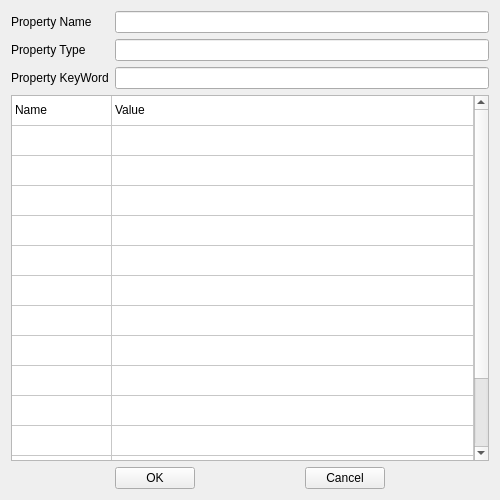
<?xml version="1.0" encoding="UTF-8"?>
<ui version="4.0">
 <class>GUIPropertyDialog</class>
 <widget class="QWidget" name="GUIPropertyDialog">
  <property name="geometry">
   <rect>
    <x>0</x>
    <y>0</y>
    <width>500</width>
    <height>500</height>
   </rect>
  </property>
  <property name="minimumSize">
   <size>
    <width>500</width>
    <height>500</height>
   </size>
  </property>
  <property name="windowTitle">
   <string>Form</string>
  </property>
  <layout class="QGridLayout" name="gridLayout">
   <item row="0" column="0">
    <widget class="QLabel" name="labelName">
     <property name="text">
      <string>Property Name</string>
     </property>
    </widget>
   </item>
   <item row="0" column="1">
    <widget class="QLineEdit" name="lineEditName"/>
   </item>
   <item row="1" column="0">
    <widget class="QLabel" name="labelType">
     <property name="text">
      <string>Property Type</string>
     </property>
    </widget>
   </item>
   <item row="1" column="1">
    <widget class="QLineEdit" name="lineEditType"/>
   </item>
   <item row="2" column="0">
    <widget class="QLabel" name="labelPropertyID">
     <property name="text">
      <string>Property KeyWord</string>
     </property>
    </widget>
   </item>
   <item row="2" column="1">
    <widget class="QLineEdit" name="lineEditPropertyID">
     <property name="text">
      <string/>
     </property>
     <property name="readOnly">
      <bool>true</bool>
     </property>
     <property name="placeholderText">
      <string/>
     </property>
    </widget>
   </item>
   <item row="3" column="0" colspan="2">
    <widget class="QTableWidget" name="tableWidgetValue">
     <property name="cornerButtonEnabled">
      <bool>true</bool>
     </property>
     <property name="rowCount">
      <number>15</number>
     </property>
     <attribute name="horizontalHeaderVisible">
      <bool>false</bool>
     </attribute>
     <attribute name="horizontalHeaderCascadingSectionResizes">
      <bool>false</bool>
     </attribute>
     <attribute name="horizontalHeaderShowSortIndicator" stdset="0">
      <bool>false</bool>
     </attribute>
     <attribute name="horizontalHeaderStretchLastSection">
      <bool>true</bool>
     </attribute>
     <attribute name="verticalHeaderVisible">
      <bool>false</bool>
     </attribute>
     <row/>
     <row/>
     <row/>
     <row/>
     <row/>
     <row/>
     <row/>
     <row/>
     <row/>
     <row/>
     <row/>
     <row/>
     <row/>
     <row/>
     <row/>
     <column>
      <property name="text">
       <string>Name</string>
      </property>
     </column>
     <column>
      <property name="text">
       <string>Value</string>
      </property>
     </column>
     <item row="0" column="0">
      <property name="text">
       <string>Name</string>
      </property>
     </item>
     <item row="0" column="1">
      <property name="text">
       <string>Value</string>
      </property>
     </item>
    </widget>
   </item>
   <item row="4" column="0" colspan="2">
    <layout class="QHBoxLayout" name="horizontalLayout_2">
     <property name="spacing">
      <number>5</number>
     </property>
     <item>
      <spacer name="horizontalSpacer">
       <property name="orientation">
        <enum>Qt::Horizontal</enum>
       </property>
       <property name="sizeHint" stdset="0">
        <size>
         <width>40</width>
         <height>20</height>
        </size>
       </property>
      </spacer>
     </item>
     <item>
      <widget class="QPushButton" name="pushButtonOK">
       <property name="text">
        <string>OK</string>
       </property>
      </widget>
     </item>
     <item>
      <spacer name="horizontalSpacer_3">
       <property name="orientation">
        <enum>Qt::Horizontal</enum>
       </property>
       <property name="sizeHint" stdset="0">
        <size>
         <width>40</width>
         <height>20</height>
        </size>
       </property>
      </spacer>
     </item>
     <item>
      <widget class="QPushButton" name="pushButtonCancel">
       <property name="text">
        <string>Cancel</string>
       </property>
      </widget>
     </item>
     <item>
      <spacer name="horizontalSpacer_2">
       <property name="orientation">
        <enum>Qt::Horizontal</enum>
       </property>
       <property name="sizeHint" stdset="0">
        <size>
         <width>40</width>
         <height>20</height>
        </size>
       </property>
      </spacer>
     </item>
    </layout>
   </item>
  </layout>
 </widget>
 <resources/>
 <connections/>
</ui>
